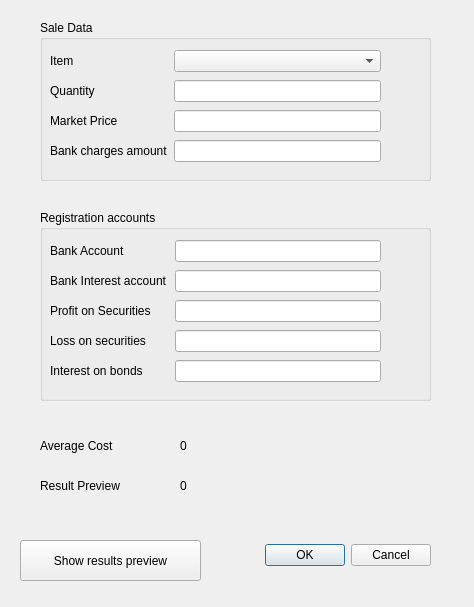
<?xml version="1.0" encoding="UTF-8"?>
<ui version="4.0">
 <class>Dialog</class>
 <widget class="QDialog" name="Dialog">
  <property name="geometry">
   <rect>
    <x>0</x>
    <y>0</y>
    <width>474</width>
    <height>607</height>
   </rect>
  </property>
  <property name="windowTitle">
   <string>Sales Details</string>
  </property>
  <widget class="QDialogButtonBox" name="cancel_button">
   <property name="geometry">
    <rect>
     <x>90</x>
     <y>540</y>
     <width>341</width>
     <height>31</height>
    </rect>
   </property>
   <property name="orientation">
    <enum>Qt::Horizontal</enum>
   </property>
   <property name="standardButtons">
    <set>QDialogButtonBox::Cancel|QDialogButtonBox::Ok</set>
   </property>
  </widget>
  <widget class="QGroupBox" name="groupBox">
   <property name="geometry">
    <rect>
     <x>40</x>
     <y>20</y>
     <width>391</width>
     <height>161</height>
    </rect>
   </property>
   <property name="title">
    <string>Sale Data</string>
   </property>
   <widget class="QWidget" name="formLayoutWidget">
    <property name="geometry">
     <rect>
      <x>10</x>
      <y>30</y>
      <width>331</width>
      <height>121</height>
     </rect>
    </property>
    <layout class="QFormLayout" name="formLayout">
     <property name="verticalSpacing">
      <number>8</number>
     </property>
     <item row="0" column="0">
      <widget class="QLabel" name="item_label">
       <property name="text">
        <string>Item</string>
       </property>
      </widget>
     </item>
     <item row="0" column="1">
      <widget class="QComboBox" name="item_comboBox"/>
     </item>
     <item row="1" column="0">
      <widget class="QLabel" name="quantity_label">
       <property name="text">
        <string>Quantity</string>
       </property>
      </widget>
     </item>
     <item row="1" column="1">
      <widget class="QLineEdit" name="quantity_lineEdit"/>
     </item>
     <item row="2" column="0">
      <widget class="QLabel" name="marketPrice_label">
       <property name="text">
        <string>Market Price</string>
       </property>
      </widget>
     </item>
     <item row="2" column="1">
      <widget class="QLineEdit" name="marketPrice_lineEdit"/>
     </item>
     <item row="3" column="0">
      <widget class="QLabel" name="bank_charges_amount_label">
       <property name="text">
        <string>Bank charges amount</string>
       </property>
      </widget>
     </item>
     <item row="3" column="1">
      <widget class="QLineEdit" name="bank_charges_amount_lineEdit"/>
     </item>
    </layout>
   </widget>
  </widget>
  <widget class="QGroupBox" name="groupBox_2">
   <property name="geometry">
    <rect>
     <x>40</x>
     <y>210</y>
     <width>391</width>
     <height>191</height>
    </rect>
   </property>
   <property name="title">
    <string>Registration accounts</string>
   </property>
   <widget class="QWidget" name="formLayoutWidget_2">
    <property name="geometry">
     <rect>
      <x>10</x>
      <y>30</y>
      <width>331</width>
      <height>144</height>
     </rect>
    </property>
    <layout class="QFormLayout" name="formLayout_2">
     <property name="horizontalSpacing">
      <number>8</number>
     </property>
     <property name="verticalSpacing">
      <number>8</number>
     </property>
     <item row="0" column="0">
      <widget class="QLabel" name="bankAccount_label">
       <property name="text">
        <string>Bank Account</string>
       </property>
      </widget>
     </item>
     <item row="0" column="1">
      <widget class="QLineEdit" name="bankAccount_lineEdit"/>
     </item>
     <item row="1" column="0">
      <widget class="QLabel" name="BankInterest_label">
       <property name="text">
        <string>Bank Interest account</string>
       </property>
      </widget>
     </item>
     <item row="1" column="1">
      <widget class="QLineEdit" name="BankInterest_lineEdit"/>
     </item>
     <item row="2" column="0">
      <widget class="QLabel" name="ProfitOnSecurities_label">
       <property name="text">
        <string>Profit on Securities</string>
       </property>
      </widget>
     </item>
     <item row="2" column="1">
      <widget class="QLineEdit" name="ProfitOnSecurities_lineEdit"/>
     </item>
     <item row="3" column="0">
      <widget class="QLabel" name="LossOnSecurities_label">
       <property name="text">
        <string>Loss on securities</string>
       </property>
      </widget>
     </item>
     <item row="3" column="1">
      <widget class="QLineEdit" name="LossOnSecurities_lineEdit"/>
     </item>
     <item row="4" column="0">
      <widget class="QLabel" name="interestOnBond_label">
       <property name="text">
        <string>Interest on bonds</string>
       </property>
      </widget>
     </item>
     <item row="4" column="1">
      <widget class="QLineEdit" name="interestOnBond_lineEdit"/>
     </item>
    </layout>
   </widget>
  </widget>
  <widget class="QPushButton" name="showResultsPreview_button">
   <property name="geometry">
    <rect>
     <x>20</x>
     <y>540</y>
     <width>181</width>
     <height>41</height>
    </rect>
   </property>
   <property name="text">
    <string>Show results preview</string>
   </property>
  </widget>
  <widget class="QLabel" name="resultPreviewTitle_label">
   <property name="geometry">
    <rect>
     <x>40</x>
     <y>460</y>
     <width>121</width>
     <height>51</height>
    </rect>
   </property>
   <property name="text">
    <string>Result Preview</string>
   </property>
  </widget>
  <widget class="QLabel" name="resultPreview_label">
   <property name="geometry">
    <rect>
     <x>180</x>
     <y>460</y>
     <width>221</width>
     <height>51</height>
    </rect>
   </property>
   <property name="text">
    <string>0</string>
   </property>
  </widget>
  <widget class="QLabel" name="averageCostTitle_label">
   <property name="geometry">
    <rect>
     <x>40</x>
     <y>420</y>
     <width>121</width>
     <height>51</height>
    </rect>
   </property>
   <property name="text">
    <string>Average Cost</string>
   </property>
  </widget>
  <widget class="QLabel" name="averageCost_label">
   <property name="geometry">
    <rect>
     <x>180</x>
     <y>420</y>
     <width>231</width>
     <height>51</height>
    </rect>
   </property>
   <property name="text">
    <string>0</string>
   </property>
  </widget>
 </widget>
 <resources/>
 <connections>
  <connection>
   <sender>cancel_button</sender>
   <signal>accepted()</signal>
   <receiver>Dialog</receiver>
   <slot>accept()</slot>
   <hints>
    <hint type="sourcelabel">
     <x>248</x>
     <y>254</y>
    </hint>
    <hint type="destinationlabel">
     <x>157</x>
     <y>274</y>
    </hint>
   </hints>
  </connection>
  <connection>
   <sender>cancel_button</sender>
   <signal>rejected()</signal>
   <receiver>Dialog</receiver>
   <slot>reject()</slot>
   <hints>
    <hint type="sourcelabel">
     <x>316</x>
     <y>260</y>
    </hint>
    <hint type="destinationlabel">
     <x>286</x>
     <y>274</y>
    </hint>
   </hints>
  </connection>
 </connections>
</ui>
